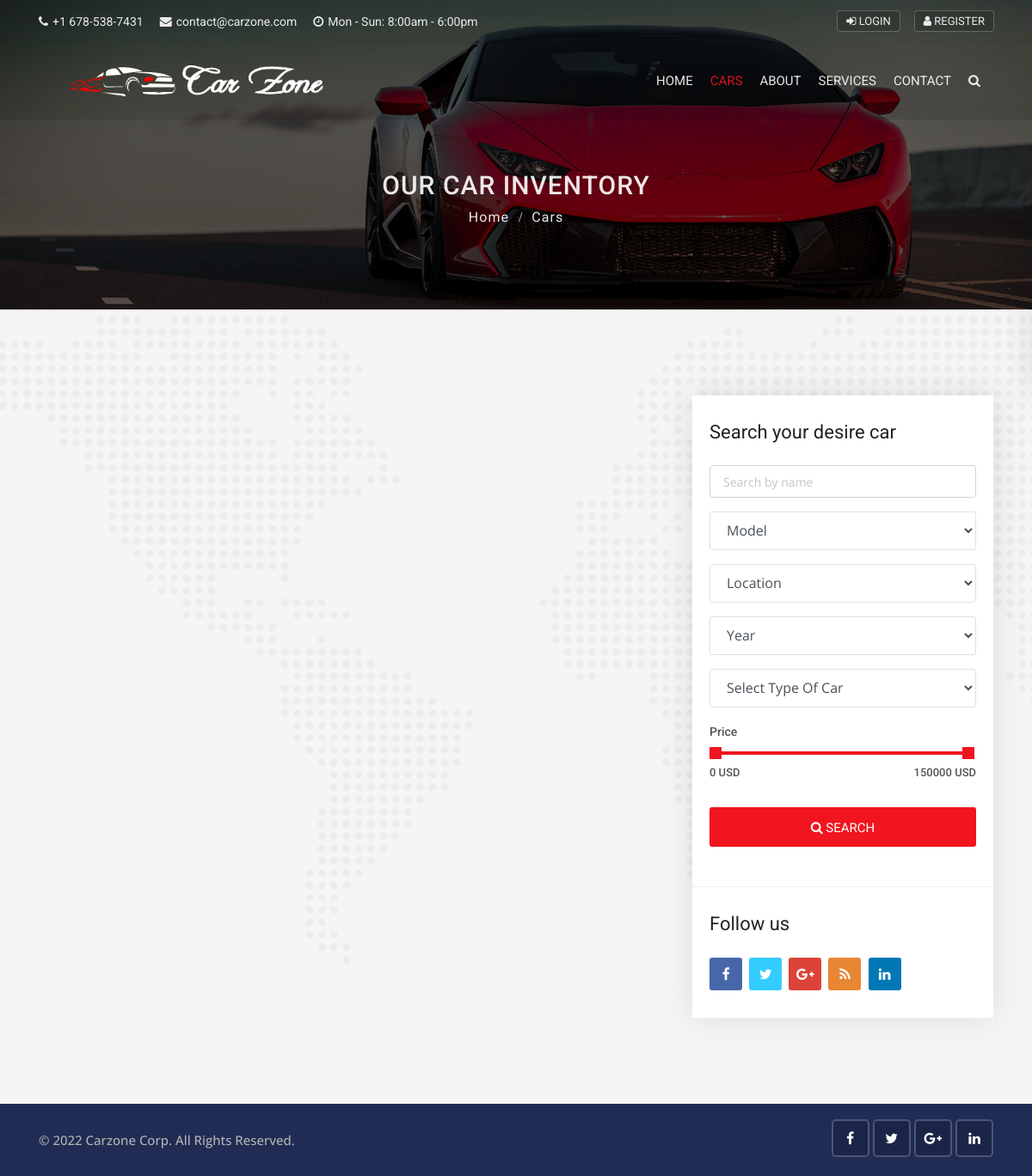
The app's page /cars/, older data.
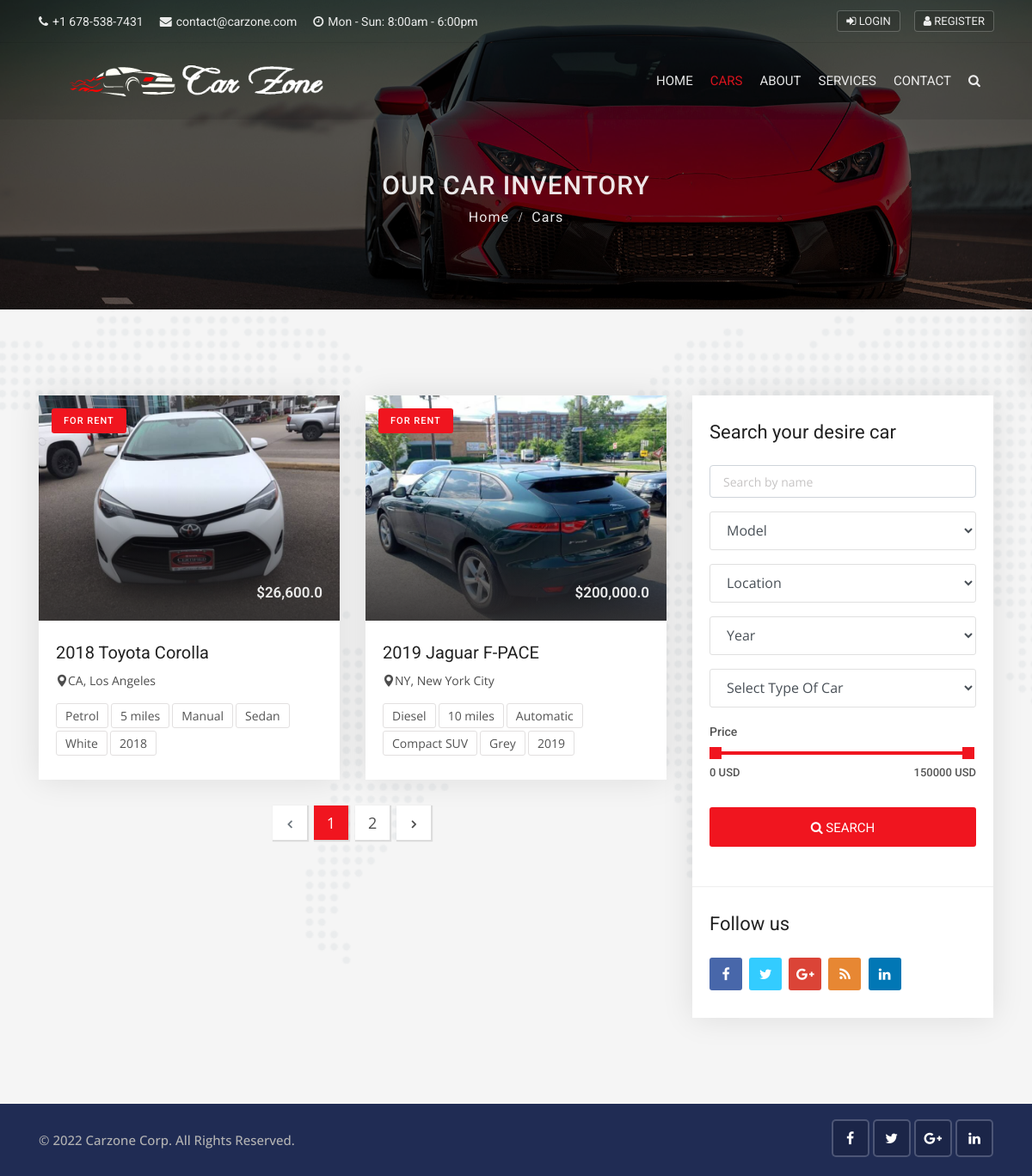
The same page, newer data.
### cars/models.py (models this page shows, shortened)
class CarsModel(models.Model):
    state_choice = (
        ('AL', 'Alabama'),
        ('AK', 'Alaska'),
        ('AZ', 'Arizona'),
        ('AR', 'Arkansas'),
        ('CA', 'California'),
        ('CO', 'Colorado'),
        ('CT', 'Connecticut'),
        ('DE', 'Delaware'),
        ('DC', 'District Of Columbia'),
        ('FL', 'Florida'),
        ('GA', 'Georgia'),
        ('HI', 'Hawaii'),
        ('ID', 'Idaho'),
        ('IL', 'Illinois'),
        ('IN', 'Indiana'),
        ('IA', 'Iowa'),
        ('KS', 'Kansas'),
        ('KY', 'Kentucky'),
        ('LA', 'Louisiana'),
        ('ME', 'Maine'),
        ('MD', 'Maryland'),
        ('MA', 'Massachusetts'),
        ('MI', 'Michigan'),
        ('MN', 'Minnesota'),
        ('MS', 'Mississippi'),
        ('MO', 'Missouri'),
        ('MT', 'Montana'),
        ('NE', 'Nebraska'),
        ('NV', 'Nevada'),
        ('NH', 'New Hampshire'),
        ('NJ', 'New Jersey'),
        ('NM', 'New Mexico'),
        ('NY', 'New York'),
        ('NC', 'North Carolina'),
        ('ND', 'North Dakota'),
        ('OH', 'Ohio'),
        ('OK', 'Oklahoma'),
        ('OR', 'Oregon'),
        ('PA', 'Pennsylvania'),
        ('RI', 'Rhode Island'),
        ('SC', 'South Carolina'),
        ('SD', 'South Dakota'),
        ('TN', 'Tennessee'),
        ('TX', 'Texas'),
        ('UT', 'Utah'),
        ('VT', 'Vermont'),
        ('VA', 'Virginia'),
        ('WA', 'Washington'),
        ('WV', 'West Virginia'),
        ('WI', 'Wisconsin'),
        ('WY', 'Wyoming'),
    )
    year_choice = []
    for r in range(2000, (datetime.now().year+1)):
        year_choice.append((r,r))
    features_choices = (
        ('Cruise Control', 'Cruise Control'),
        ('Audio Interface', 'Audio Interface'),
        ('Airbags', 'Airbags'),
        ('Air Conditioning', 'Air Conditioning'),
        ('Seat Heating', 'Seat Heating'),
        ('Alarm System', 'Alarm System'),
        ('ParkAssist', 'ParkAssist'),
        ('Power Steering', 'Power Steering'),
        ('Reversing Camera', 'Reversing Camera'),
        ('Direct Fuel Injection', 'Direct Fuel Injection'),
        ('Auto Start/Stop', 'Auto Start/Stop'),
        ('Wind Deflector', 'Wind Deflector'),
        ('Bluetooth Handset', 'Bluetooth Handset'),
    )
    door_choices = (
        ('2', '2'),
        ('3', '3'),
        ('4', '4'),
        ('5', '5'),
        ('6', '6'),
    )
    fuel_type_choices = (
        ('Petrol', 'Petrol'),
        ('Diesel', 'Diesel'),
        ('CNG', 'CNG')
    )
    car_title = models.CharField(max_length=255)
    state = models.CharField(max_length=100 , choices=state_choice)
    city = models.CharField(max_length=255)
    color = models.CharField(max_length=255)
    model = models.CharField(max_length=255)
    year = models.IntegerField(('year'), choices=year_choice)
    condition = models.CharField(max_length=255)
    price = models.FloatField()
    description = RichTextField()
    car_photo_1 = models.ImageField(upload_to='photos/%Y/%m/%d/')
    car_photo_2 = models.ImageField(upload_to='photos/%Y/%m/%d/',blank=True)
    car_photo_3 = models.ImageField(upload_to='photos/%Y/%m/%d/',blank=True)
    car_photo_4 = models.ImageField(upload_to='photos/%Y/%m/%d/',blank=True)
    car_photo_5 = models.ImageField(upload_to='photos/%Y/%m/%d/',blank=True)
    features = MultiSelectField(max_length=255, choices=features_choices)
    body_style = models.CharField(max_length=255)
    engine = models.CharField(max_length=255)
    transmission = models.CharField(max_length=255)
    interior = models.CharField(max_length=255)
    miles = models.IntegerField()
    doors = models.CharField(choices=door_choices, max_length=10)
    passengers = models.IntegerField()
    vehicle_identification_number = models.CharField(max_length=255)
    mileage = models.IntegerField()
    fuel_type = models.CharField(max_length=50, choices=fuel_type_choices)
    no_of_owners = models.IntegerField()
    is_featured = models.BooleanField(default=False)
    created_date = models.DateTimeField(default=datetime.now, blank=True)
    class Meta:
        verbose_name = 'Car'
        verbose_name_plural = 'Cars'

### cars/views.py (the view)
# urls.py: path('', views.cars, name='cars'),
def cars(request):
    cars = CarsModel.objects.order_by('-created_date')
    paginator = Paginator(cars, 2)
    page = request.GET.get('page')
    paged_cars = paginator.get_page(page)
    model_search = CarsModel.objects.values_list('model', flat=True).distinct()
    city_search = CarsModel.objects.values_list('city', flat=True).distinct()
    year_search = CarsModel.objects.values_list('year', flat=True).distinct()
    body_style_search = CarsModel.objects.values_list(
        'body_style', flat=True).distinct()
    context = {'cars': paged_cars, 'model_search': model_search, 'city_search': city_search,
               'year_search': year_search, 'body_style_search': body_style_search}
    return render(request, 'cars/cars.html', context)

### templates/cars/cars.html (shortened to what the changed rows need)
{% extends 'base.html' %}
{% block content %}
{% load humanize %}
<div class="sub-banner overview-bgi">
    <div class="container breadcrumb-area">
        <div class="breadcrumb-areas">
            <h1>Our Car Inventory</h1>
        </div>
    </div>
</div>
<div class="featured-car content-area">
    <div class="container">
        <div class="row">
            <div class="col-lg-8 col-md-12">
                <div class="row">
                    {% for car in cars %}
                    <div class="col-lg-6 col-md-6">
                        <div class="car-box-3">
                            <div class="car-thumbnail">
                                <a href="car-details.html" class="car-img">
                                    <div class="tag">For Rent</div>
                                    <div class="price-box">
                                        <span>${{car.price | intcomma}}</span>
                                    </div>
                                    <img class="d-block w-100"  style="min-height: 262px; max-height: 262px;" src="{{car.car_photo_1.url}}" alt="car">
                                </a>
                            </div>
                            <div class="detail">
                                <h1 class="title">
                                    <a href="{% url 'car-detail' car.id %}">{{car.car_title}}</a>
                                </h1>
                                <div class="location">
                                    <a href="{% url 'car-detail' car.id %}">
                                        <i class="flaticon-pin"></i>{{car.state}}, {{car.city}}
                                    </a>
                                </div>
                                <ul class="facilities-list clearfix">
                                    <li>{{car.fuel_type}}</li>
                                    <li>{{car.miles | intcomma}} miles</li>
                                    <li>{{car.transmission}}</li>
                                    <li>{{car.body_style}}</li>
                                    <li>{{car.color}}</li>
                                    <li>{{car.year}}</li>
                                </ul>
                            </div>
                        </div>
                    </div>
                    {% endfor %}
                </div>
                <div class="pagination-box p-box-2 text-center">
                    <nav aria-label="Page navigation example">
                        {% if cars.has_other_pages %}
                        <ul class="pagination">
                            {%if cars.has_previous %}
                                <li class="page-item">
                                    <a class="page-link" href="?page={{cars.previous_page_number}}"><i class="fa fa-angle-left"></i></a>
                                </li>
                            {% else %}
                                <li class="page-item disabled">
                                    <a class="page-link"><i class="fa fa-angle-left"></i></a>
                                </li>
                            {% endif %}
                            {% for i in cars.paginator.page_range %}
                                {% if cars.number == i %}
                                    <li class="page-item"><a class="page-link active" href="#">{{i}}</a></li>
                                {% else %}
                                <li class="page-item"><a class="page-link" href="?page={{i}}">{{i}}</a></li>
                                {% endif %}
                            {% endfor %}
                            {% if cars.has_next %}
                            <li class="page-item">
                                <a class="page-link" href="?page={{cars.next_page_number}}"><i class="fa fa-angle-right"></i></a>
                            </li>
                            {% else %}
                            <li class="page-item disabled">
                                <a class="page-link"><i class="fa fa-angle-right"></i></a>
                            </li>
                            {% endif %}
                        </ul>
                    {% endif %}
                    </nav>
                </div>
            </div>
        </div>
    </div>
</div>
{% endblock %}

Row changes from the older to the newer data that the page shows:
added CarsModel: price "26,600.0", car_photo_1 (picture), car_title "2018 Toyota Corolla", state "CA", city "Los Angeles", fuel_type "Petrol", miles "5", transmission "Manual", body_style "Sedan", color "White", year "2018"
added CarsModel: price "200,000.0", car_photo_1 (picture), car_title "2019 Jaguar F-PACE", state "NY", city "New York City", fuel_type "Diesel", miles "10", transmission "Automatic", body_style "Compact SUV", color "Grey", year "2019"
Text that changed along with them:
new list line: "1"
new list line: "2"
